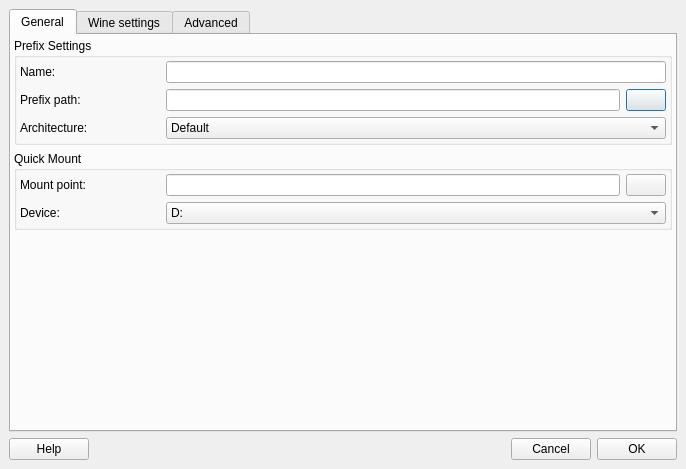
<?xml version="1.0" encoding="UTF-8"?>
<ui version="4.0">
 <class>PrefixSettings</class>
 <widget class="QDialog" name="PrefixSettings">
  <property name="geometry">
   <rect>
    <x>0</x>
    <y>0</y>
    <width>686</width>
    <height>469</height>
   </rect>
  </property>
  <property name="windowTitle">
   <string>Prefix Settings</string>
  </property>
  <layout class="QVBoxLayout">
   <property name="spacing">
    <number>0</number>
   </property>
   <property name="leftMargin">
    <number>0</number>
   </property>
   <property name="topMargin">
    <number>0</number>
   </property>
   <property name="rightMargin">
    <number>0</number>
   </property>
   <property name="bottomMargin">
    <number>0</number>
   </property>
   <item>
    <widget class="QWidget" name="widget" native="true">
     <layout class="QVBoxLayout">
      <item>
       <widget class="QTabWidget" name="twbGeneral">
        <property name="currentIndex">
         <number>0</number>
        </property>
        <widget class="QWidget" name="tab_4">
         <attribute name="title">
          <string>General</string>
         </attribute>
         <layout class="QVBoxLayout" name="verticalLayout">
          <property name="leftMargin">
           <number>3</number>
          </property>
          <property name="topMargin">
           <number>3</number>
          </property>
          <property name="rightMargin">
           <number>3</number>
          </property>
          <property name="bottomMargin">
           <number>3</number>
          </property>
          <item>
           <widget class="QGroupBox" name="groupBox_5">
            <property name="title">
             <string>Prefix Settings</string>
            </property>
            <layout class="QVBoxLayout">
             <property name="leftMargin">
              <number>3</number>
             </property>
             <property name="topMargin">
              <number>3</number>
             </property>
             <property name="rightMargin">
              <number>3</number>
             </property>
             <property name="bottomMargin">
              <number>3</number>
             </property>
             <item>
              <widget class="QWidget" name="widget_15" native="true">
               <layout class="QHBoxLayout">
                <property name="leftMargin">
                 <number>0</number>
                </property>
                <property name="topMargin">
                 <number>0</number>
                </property>
                <property name="rightMargin">
                 <number>0</number>
                </property>
                <property name="bottomMargin">
                 <number>0</number>
                </property>
                <item>
                 <widget class="QLabel" name="label_14">
                  <property name="minimumSize">
                   <size>
                    <width>140</width>
                    <height>0</height>
                   </size>
                  </property>
                  <property name="maximumSize">
                   <size>
                    <width>140</width>
                    <height>16777215</height>
                   </size>
                  </property>
                  <property name="text">
                   <string>Name:</string>
                  </property>
                 </widget>
                </item>
                <item>
                 <widget class="QLineEdit" name="txtPrefixName"/>
                </item>
               </layout>
              </widget>
             </item>
             <item>
              <widget class="QWidget" name="widget_16" native="true">
               <layout class="QHBoxLayout">
                <property name="leftMargin">
                 <number>0</number>
                </property>
                <property name="topMargin">
                 <number>0</number>
                </property>
                <property name="rightMargin">
                 <number>0</number>
                </property>
                <property name="bottomMargin">
                 <number>0</number>
                </property>
                <item>
                 <widget class="QLabel" name="label_15">
                  <property name="minimumSize">
                   <size>
                    <width>140</width>
                    <height>0</height>
                   </size>
                  </property>
                  <property name="maximumSize">
                   <size>
                    <width>140</width>
                    <height>16777215</height>
                   </size>
                  </property>
                  <property name="text">
                   <string>Prefix path:</string>
                  </property>
                 </widget>
                </item>
                <item>
                 <widget class="QLineEdit" name="txtPrefixPath"/>
                </item>
                <item>
                 <widget class="QPushButton" name="cmdGetPrefixPath">
                  <property name="text">
                   <string/>
                  </property>
                  <property name="iconSize">
                   <size>
                    <width>16</width>
                    <height>16</height>
                   </size>
                  </property>
                 </widget>
                </item>
               </layout>
              </widget>
             </item>
             <item>
              <widget class="QWidget" name="widget_19" native="true">
               <layout class="QHBoxLayout" name="_2">
                <property name="leftMargin">
                 <number>0</number>
                </property>
                <property name="topMargin">
                 <number>0</number>
                </property>
                <property name="rightMargin">
                 <number>0</number>
                </property>
                <property name="bottomMargin">
                 <number>0</number>
                </property>
                <item>
                 <widget class="QLabel" name="label_18">
                  <property name="minimumSize">
                   <size>
                    <width>140</width>
                    <height>0</height>
                   </size>
                  </property>
                  <property name="maximumSize">
                   <size>
                    <width>140</width>
                    <height>16777215</height>
                   </size>
                  </property>
                  <property name="text">
                   <string>Architecture:</string>
                  </property>
                 </widget>
                </item>
                <item>
                 <widget class="QComboBox" name="comboArchList">
                  <item>
                   <property name="text">
                    <string>Default</string>
                   </property>
                  </item>
                  <item>
                   <property name="text">
                    <string notr="true">win32</string>
                   </property>
                  </item>
                  <item>
                   <property name="text">
                    <string notr="true">win64</string>
                   </property>
                  </item>
                 </widget>
                </item>
               </layout>
              </widget>
             </item>
            </layout>
           </widget>
          </item>
          <item>
           <widget class="QGroupBox" name="groupBox_7">
            <property name="title">
             <string>Quick Mount</string>
            </property>
            <layout class="QVBoxLayout">
             <property name="leftMargin">
              <number>3</number>
             </property>
             <property name="topMargin">
              <number>3</number>
             </property>
             <property name="rightMargin">
              <number>3</number>
             </property>
             <property name="bottomMargin">
              <number>3</number>
             </property>
             <item>
              <widget class="QWidget" name="widget_18" native="true">
               <layout class="QHBoxLayout">
                <property name="leftMargin">
                 <number>0</number>
                </property>
                <property name="topMargin">
                 <number>0</number>
                </property>
                <property name="rightMargin">
                 <number>0</number>
                </property>
                <property name="bottomMargin">
                 <number>0</number>
                </property>
                <item>
                 <widget class="QLabel" name="label_17">
                  <property name="minimumSize">
                   <size>
                    <width>140</width>
                    <height>0</height>
                   </size>
                  </property>
                  <property name="maximumSize">
                   <size>
                    <width>140</width>
                    <height>16777215</height>
                   </size>
                  </property>
                  <property name="text">
                   <string>Mount point:</string>
                  </property>
                 </widget>
                </item>
                <item>
                 <widget class="QLineEdit" name="txtMountPoint"/>
                </item>
                <item>
                 <widget class="QPushButton" name="cmdGetMountPoint">
                  <property name="text">
                   <string/>
                  </property>
                  <property name="iconSize">
                   <size>
                    <width>16</width>
                    <height>16</height>
                   </size>
                  </property>
                 </widget>
                </item>
               </layout>
              </widget>
             </item>
             <item>
              <widget class="QWidget" name="widget_3" native="true">
               <layout class="QHBoxLayout" name="horizontalLayout">
                <property name="leftMargin">
                 <number>0</number>
                </property>
                <property name="topMargin">
                 <number>0</number>
                </property>
                <property name="rightMargin">
                 <number>0</number>
                </property>
                <property name="bottomMargin">
                 <number>0</number>
                </property>
                <item>
                 <widget class="QLabel" name="label_19">
                  <property name="minimumSize">
                   <size>
                    <width>140</width>
                    <height>0</height>
                   </size>
                  </property>
                  <property name="maximumSize">
                   <size>
                    <width>140</width>
                    <height>16777215</height>
                   </size>
                  </property>
                  <property name="text">
                   <string>Device:</string>
                  </property>
                 </widget>
                </item>
                <item>
                 <widget class="QComboBox" name="comboWinDrive">
                  <item>
                   <property name="text">
                    <string notr="true">D:</string>
                   </property>
                  </item>
                  <item>
                   <property name="text">
                    <string notr="true">E:</string>
                   </property>
                  </item>
                  <item>
                   <property name="text">
                    <string notr="true">F:</string>
                   </property>
                  </item>
                  <item>
                   <property name="text">
                    <string notr="true">G:</string>
                   </property>
                  </item>
                  <item>
                   <property name="text">
                    <string notr="true">H:</string>
                   </property>
                  </item>
                  <item>
                   <property name="text">
                    <string notr="true">I:</string>
                   </property>
                  </item>
                  <item>
                   <property name="text">
                    <string notr="true">J:</string>
                   </property>
                  </item>
                  <item>
                   <property name="text">
                    <string notr="true">K:</string>
                   </property>
                  </item>
                  <item>
                   <property name="text">
                    <string notr="true">L:</string>
                   </property>
                  </item>
                  <item>
                   <property name="text">
                    <string notr="true">M:</string>
                   </property>
                  </item>
                  <item>
                   <property name="text">
                    <string notr="true">N:</string>
                   </property>
                  </item>
                  <item>
                   <property name="text">
                    <string notr="true">O:</string>
                   </property>
                  </item>
                  <item>
                   <property name="text">
                    <string notr="true">P:</string>
                   </property>
                  </item>
                  <item>
                   <property name="text">
                    <string notr="true">Q:</string>
                   </property>
                  </item>
                  <item>
                   <property name="text">
                    <string notr="true">R:</string>
                   </property>
                  </item>
                  <item>
                   <property name="text">
                    <string notr="true">S:</string>
                   </property>
                  </item>
                  <item>
                   <property name="text">
                    <string notr="true">T:</string>
                   </property>
                  </item>
                  <item>
                   <property name="text">
                    <string notr="true">U:</string>
                   </property>
                  </item>
                  <item>
                   <property name="text">
                    <string notr="true">V:</string>
                   </property>
                  </item>
                  <item>
                   <property name="text">
                    <string notr="true">W:</string>
                   </property>
                  </item>
                  <item>
                   <property name="text">
                    <string notr="true">X:</string>
                   </property>
                  </item>
                  <item>
                   <property name="text">
                    <string notr="true">Y:</string>
                   </property>
                  </item>
                 </widget>
                </item>
               </layout>
              </widget>
             </item>
            </layout>
           </widget>
          </item>
          <item>
           <spacer name="verticalSpacer">
            <property name="orientation">
             <enum>Qt::Vertical</enum>
            </property>
            <property name="sizeHint" stdset="0">
             <size>
              <width>20</width>
              <height>84</height>
             </size>
            </property>
           </spacer>
          </item>
         </layout>
        </widget>
        <widget class="QWidget" name="tab">
         <attribute name="title">
          <string>Wine settings</string>
         </attribute>
         <layout class="QVBoxLayout" name="verticalLayout_4">
          <item>
           <widget class="QGroupBox" name="groupBox">
            <property name="title">
             <string>Wine settings</string>
            </property>
            <layout class="QVBoxLayout" name="verticalLayout_2">
             <item>
              <widget class="QLabel" name="label_4">
               <property name="sizePolicy">
                <sizepolicy hsizetype="Preferred" vsizetype="Minimum">
                 <horstretch>0</horstretch>
                 <verstretch>0</verstretch>
                </sizepolicy>
               </property>
               <property name="text">
                <string>If you wish to use different Wine versions, you may wish to select here one.</string>
               </property>
               <property name="scaledContents">
                <bool>false</bool>
               </property>
               <property name="wordWrap">
                <bool>true</bool>
               </property>
              </widget>
             </item>
             <item>
              <widget class="QWidget" name="widget_20" native="true">
               <layout class="QHBoxLayout" name="_4">
                <property name="leftMargin">
                 <number>0</number>
                </property>
                <property name="topMargin">
                 <number>0</number>
                </property>
                <property name="rightMargin">
                 <number>0</number>
                </property>
                <property name="bottomMargin">
                 <number>0</number>
                </property>
                <item>
                 <widget class="QLabel" name="label_20">
                  <property name="minimumSize">
                   <size>
                    <width>140</width>
                    <height>0</height>
                   </size>
                  </property>
                  <property name="maximumSize">
                   <size>
                    <width>140</width>
                    <height>16777215</height>
                   </size>
                  </property>
                  <property name="text">
                   <string>Version:</string>
                  </property>
                 </widget>
                </item>
                <item>
                 <widget class="QComboBox" name="comboVersionList">
                  <property name="sizePolicy">
                   <sizepolicy hsizetype="Expanding" vsizetype="Fixed">
                    <horstretch>0</horstretch>
                    <verstretch>0</verstretch>
                   </sizepolicy>
                  </property>
                 </widget>
                </item>
                <item>
                 <widget class="QPushButton" name="cmdAddVersion">
                  <property name="text">
                   <string/>
                  </property>
                  <property name="iconSize">
                   <size>
                    <width>16</width>
                    <height>16</height>
                   </size>
                  </property>
                 </widget>
                </item>
               </layout>
              </widget>
             </item>
             <item>
              <widget class="QWidget" name="widDeprecated" native="true">
               <layout class="QVBoxLayout" name="verticalLayout_6">
                <property name="leftMargin">
                 <number>0</number>
                </property>
                <property name="topMargin">
                 <number>0</number>
                </property>
                <property name="rightMargin">
                 <number>0</number>
                </property>
                <property name="bottomMargin">
                 <number>0</number>
                </property>
                <item>
                 <widget class="Line" name="line_2">
                  <property name="orientation">
                   <enum>Qt::Horizontal</enum>
                  </property>
                 </widget>
                </item>
                <item>
                 <widget class="QLabel" name="label_6">
                  <property name="sizePolicy">
                   <sizepolicy hsizetype="Preferred" vsizetype="Minimum">
                    <horstretch>0</horstretch>
                    <verstretch>0</verstretch>
                   </sizepolicy>
                  </property>
                  <property name="text">
                   <string>Options below are obsolete, please delete them and use version manager instead:</string>
                  </property>
                  <property name="scaledContents">
                   <bool>false</bool>
                  </property>
                  <property name="wordWrap">
                   <bool>true</bool>
                  </property>
                 </widget>
                </item>
                <item>
                 <widget class="QWidget" name="widget_2" native="true">
                  <layout class="QHBoxLayout">
                   <property name="leftMargin">
                    <number>0</number>
                   </property>
                   <property name="topMargin">
                    <number>0</number>
                   </property>
                   <property name="rightMargin">
                    <number>0</number>
                   </property>
                   <property name="bottomMargin">
                    <number>0</number>
                   </property>
                   <item>
                    <widget class="QLabel" name="label">
                     <property name="minimumSize">
                      <size>
                       <width>140</width>
                       <height>0</height>
                      </size>
                     </property>
                     <property name="maximumSize">
                      <size>
                       <width>140</width>
                       <height>16777215</height>
                      </size>
                     </property>
                     <property name="text">
                      <string>Bin:</string>
                     </property>
                    </widget>
                   </item>
                   <item>
                    <widget class="QLineEdit" name="txtWineBin">
                     <property name="enabled">
                      <bool>false</bool>
                     </property>
                    </widget>
                   </item>
                   <item>
                    <widget class="QPushButton" name="cmdClnWineBin">
                     <property name="enabled">
                      <bool>false</bool>
                     </property>
                     <property name="text">
                      <string/>
                     </property>
                     <property name="iconSize">
                      <size>
                       <width>16</width>
                       <height>16</height>
                      </size>
                     </property>
                    </widget>
                   </item>
                  </layout>
                 </widget>
                </item>
                <item>
                 <widget class="QWidget" name="widget_4" native="true">
                  <layout class="QHBoxLayout">
                   <property name="leftMargin">
                    <number>0</number>
                   </property>
                   <property name="topMargin">
                    <number>0</number>
                   </property>
                   <property name="rightMargin">
                    <number>0</number>
                   </property>
                   <property name="bottomMargin">
                    <number>0</number>
                   </property>
                   <item>
                    <widget class="QLabel" name="label_2">
                     <property name="minimumSize">
                      <size>
                       <width>140</width>
                       <height>0</height>
                      </size>
                     </property>
                     <property name="maximumSize">
                      <size>
                       <width>140</width>
                       <height>16777215</height>
                      </size>
                     </property>
                     <property name="text">
                      <string>Server:</string>
                     </property>
                    </widget>
                   </item>
                   <item>
                    <widget class="QLineEdit" name="txtWineServerBin">
                     <property name="enabled">
                      <bool>false</bool>
                     </property>
                    </widget>
                   </item>
                   <item>
                    <widget class="QPushButton" name="cmdClnWineServerBin">
                     <property name="enabled">
                      <bool>false</bool>
                     </property>
                     <property name="text">
                      <string/>
                     </property>
                     <property name="iconSize">
                      <size>
                       <width>16</width>
                       <height>16</height>
                      </size>
                     </property>
                    </widget>
                   </item>
                  </layout>
                 </widget>
                </item>
                <item>
                 <widget class="QWidget" name="widget_10" native="true">
                  <layout class="QHBoxLayout">
                   <property name="leftMargin">
                    <number>0</number>
                   </property>
                   <property name="topMargin">
                    <number>0</number>
                   </property>
                   <property name="rightMargin">
                    <number>0</number>
                   </property>
                   <property name="bottomMargin">
                    <number>0</number>
                   </property>
                   <item>
                    <widget class="QLabel" name="label_3">
                     <property name="minimumSize">
                      <size>
                       <width>140</width>
                       <height>0</height>
                      </size>
                     </property>
                     <property name="maximumSize">
                      <size>
                       <width>140</width>
                       <height>16777215</height>
                      </size>
                     </property>
                     <property name="text">
                      <string>Loader:</string>
                     </property>
                    </widget>
                   </item>
                   <item>
                    <widget class="QLineEdit" name="txtWineLoaderBin">
                     <property name="enabled">
                      <bool>false</bool>
                     </property>
                    </widget>
                   </item>
                   <item>
                    <widget class="QPushButton" name="cmdClnWineLoaderBin">
                     <property name="enabled">
                      <bool>false</bool>
                     </property>
                     <property name="text">
                      <string/>
                     </property>
                     <property name="iconSize">
                      <size>
                       <width>16</width>
                       <height>16</height>
                      </size>
                     </property>
                    </widget>
                   </item>
                  </layout>
                 </widget>
                </item>
                <item>
                 <widget class="QWidget" name="widget_11" native="true">
                  <layout class="QHBoxLayout">
                   <property name="leftMargin">
                    <number>0</number>
                   </property>
                   <property name="topMargin">
                    <number>0</number>
                   </property>
                   <property name="rightMargin">
                    <number>0</number>
                   </property>
                   <property name="bottomMargin">
                    <number>0</number>
                   </property>
                   <item>
                    <widget class="QLabel" name="label_11">
                     <property name="minimumSize">
                      <size>
                       <width>140</width>
                       <height>0</height>
                      </size>
                     </property>
                     <property name="maximumSize">
                      <size>
                       <width>140</width>
                       <height>16777215</height>
                      </size>
                     </property>
                     <property name="text">
                      <string>Libs:</string>
                     </property>
                    </widget>
                   </item>
                   <item>
                    <widget class="QLineEdit" name="txtWineLibs">
                     <property name="enabled">
                      <bool>false</bool>
                     </property>
                    </widget>
                   </item>
                   <item>
                    <widget class="QPushButton" name="cmdClnWineLibs">
                     <property name="enabled">
                      <bool>false</bool>
                     </property>
                     <property name="text">
                      <string/>
                     </property>
                     <property name="iconSize">
                      <size>
                       <width>16</width>
                       <height>16</height>
                      </size>
                     </property>
                    </widget>
                   </item>
                  </layout>
                 </widget>
                </item>
               </layout>
               <zorder>label_6</zorder>
               <zorder>label_6</zorder>
               <zorder>widget_2</zorder>
               <zorder>widget_4</zorder>
               <zorder>widget_10</zorder>
               <zorder>widget_11</zorder>
               <zorder>line_2</zorder>
              </widget>
             </item>
            </layout>
           </widget>
          </item>
          <item>
           <spacer name="verticalSpacer_2">
            <property name="orientation">
             <enum>Qt::Vertical</enum>
            </property>
            <property name="sizeHint" stdset="0">
             <size>
              <width>20</width>
              <height>74</height>
             </size>
            </property>
           </spacer>
          </item>
         </layout>
        </widget>
        <widget class="QWidget" name="tab_2">
         <attribute name="title">
          <string>Advanced</string>
         </attribute>
         <layout class="QVBoxLayout" name="verticalLayout_3">
          <item>
           <widget class="QGroupBox" name="groupBox_8">
            <property name="title">
             <string>Execution template string</string>
            </property>
            <layout class="QVBoxLayout" name="verticalLayout_5">
             <item>
              <widget class="QLabel" name="label_5">
               <property name="text">
                <string>This template will be used to run wine programs. Normally you do not need to change it. See help for details.</string>
               </property>
               <property name="textFormat">
                <enum>Qt::PlainText</enum>
               </property>
               <property name="wordWrap">
                <bool>true</bool>
               </property>
              </widget>
             </item>
             <item>
              <widget class="QWidget" name="widget_21" native="true">
               <layout class="QHBoxLayout" name="_3">
                <property name="leftMargin">
                 <number>0</number>
                </property>
                <property name="topMargin">
                 <number>0</number>
                </property>
                <property name="rightMargin">
                 <number>0</number>
                </property>
                <property name="bottomMargin">
                 <number>0</number>
                </property>
                <item>
                 <widget class="QLabel" name="label_21">
                  <property name="minimumSize">
                   <size>
                    <width>140</width>
                    <height>0</height>
                   </size>
                  </property>
                  <property name="maximumSize">
                   <size>
                    <width>140</width>
                    <height>16777215</height>
                   </size>
                  </property>
                  <property name="text">
                   <string>Predefined:</string>
                  </property>
                 </widget>
                </item>
                <item>
                 <widget class="QComboBox" name="comboTemplatesList">
                  <item>
                   <property name="text">
                    <string notr="true">Custom</string>
                   </property>
                  </item>
                  <item>
                   <property name="text">
                    <string notr="true">Default</string>
                   </property>
                  </item>
                  <item>
                   <property name="text">
                    <string notr="true">Separate X11 Session</string>
                   </property>
                  </item>
                  <item>
                   <property name="text">
                    <string notr="true">Setarch i386</string>
                   </property>
                  </item>
                  <item>
                   <property name="text">
                    <string notr="true">Optirun</string>
                   </property>
                  </item>
                  <item>
                   <property name="text">
                    <string notr="true">Primusrun</string>
                   </property>
                  </item>
                 </widget>
                </item>
               </layout>
              </widget>
             </item>
             <item>
              <widget class="QTextEdit" name="txtRunString">
               <property name="html">
                <string notr="true">&lt;!DOCTYPE HTML PUBLIC &quot;-//W3C//DTD HTML 4.0//EN&quot; &quot;http://www.w3.org/TR/REC-html40/strict.dtd&quot;&gt;
&lt;html&gt;&lt;head&gt;&lt;meta name=&quot;qrichtext&quot; content=&quot;1&quot; /&gt;&lt;style type=&quot;text/css&quot;&gt;
p, li { white-space: pre-wrap; }
&lt;/style&gt;&lt;/head&gt;&lt;body style=&quot; font-family:'Sans Serif'; font-size:10pt; font-weight:400; font-style:normal;&quot;&gt;
&lt;p style=&quot;-qt-paragraph-type:empty; margin-top:0px; margin-bottom:0px; margin-left:0px; margin-right:0px; -qt-block-indent:0; text-indent:0px; font-family:'Verdana'; font-size:9pt;&quot;&gt;&lt;br /&gt;&lt;/p&gt;&lt;/body&gt;&lt;/html&gt;</string>
               </property>
               <property name="acceptRichText">
                <bool>false</bool>
               </property>
              </widget>
             </item>
             <item>
              <widget class="QLabel" name="label_7">
               <property name="text">
                <string>Parse result:</string>
               </property>
              </widget>
             </item>
             <item>
              <widget class="QLabel" name="lblTemalate">
               <property name="text">
                <string notr="true">TextLabel</string>
               </property>
               <property name="wordWrap">
                <bool>true</bool>
               </property>
               <property name="textInteractionFlags">
                <set>Qt::LinksAccessibleByMouse|Qt::TextSelectableByMouse</set>
               </property>
               <property name="textFormat">
                <set>Qt::PlainText</set>
               </property>
              </widget>
             </item>
            </layout>
           </widget>
          </item>
          <item>
           <spacer name="verticalSpacer_3">
            <property name="orientation">
             <enum>Qt::Vertical</enum>
            </property>
            <property name="sizeHint" stdset="0">
             <size>
              <width>20</width>
              <height>183</height>
             </size>
            </property>
           </spacer>
          </item>
         </layout>
        </widget>
       </widget>
      </item>
      <item>
       <layout class="QHBoxLayout">
        <item>
         <widget class="QPushButton" name="cmdHelp">
          <property name="text">
           <string>Help</string>
          </property>
         </widget>
        </item>
        <item>
         <spacer>
          <property name="orientation">
           <enum>Qt::Horizontal</enum>
          </property>
          <property name="sizeHint" stdset="0">
           <size>
            <width>40</width>
            <height>20</height>
           </size>
          </property>
         </spacer>
        </item>
        <item>
         <widget class="QPushButton" name="cmdCancel">
          <property name="text">
           <string>Cancel</string>
          </property>
         </widget>
        </item>
        <item>
         <widget class="QPushButton" name="cmdOk">
          <property name="text">
           <string>OK</string>
          </property>
         </widget>
        </item>
       </layout>
      </item>
     </layout>
    </widget>
   </item>
  </layout>
 </widget>
 <resources/>
 <connections/>
</ui>
